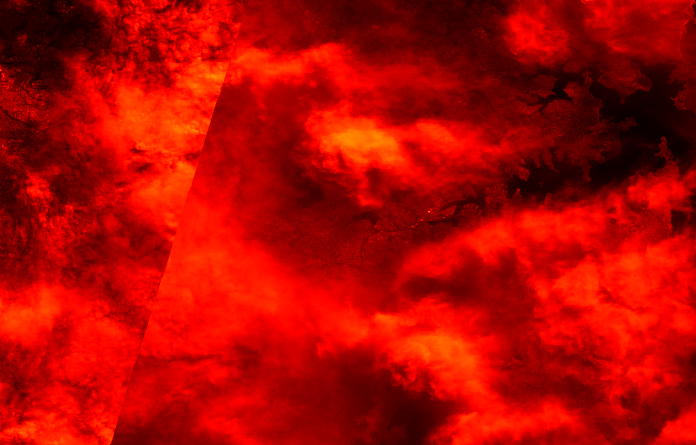
#> input picture Simulator 2/eeResults/sydney.tif, 696 x 445 px
$ python bushfireDetection.py
#> lines starting #> are read from the running program, lines starting #| are printed output that depends on the picture; after the words box and inside, x2 and y2 are one past the last pixel; in counts of white or black regions, pixels touching at a corner belong together; long printed decimals are rounded
import cv2
import numpy as np


from PIL import Image

# Open the TIFF file
tiff_file = "eeResults/sydney.tif"
image = Image.open(tiff_file)
#> image is the input picture: PIL image 696x445 RGB; mean R, G, B 176.9, 6.6, 0


image = np.array(image)
cv2.imwrite("eeResults/sydney.jpg", cv2.cvtColor(image, cv2.COLOR_RGB2BGR))

# Apply filter
lower1 = np.array([50, 0, 0])
upper1 = np.array([90, 2, 2])
mask = cv2.inRange(image, lower1, upper1)
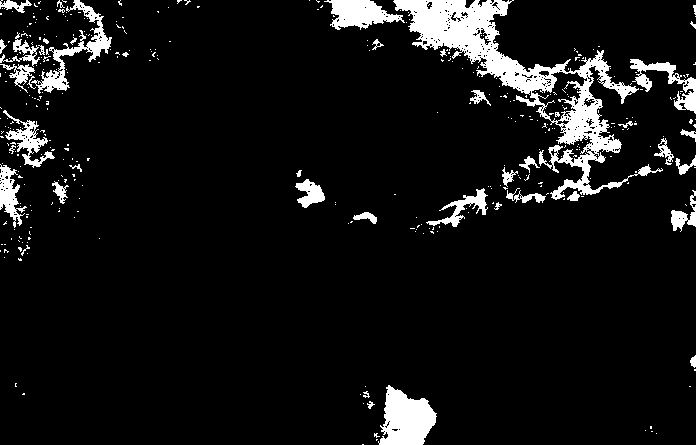
#> mask: shape (445, 696); 7.7% white; 375 white regions (333 under 20 px), largest, box (x1, y1, x2, y2) and area: (393, 0, 663, 200) 10553, (378, 385, 437, 445) 2327, (31, 0, 112, 94) 1534

white = 0
total = 0
for row in mask:
    for pixel in row:
        if (pixel == 255):
            white+=1
        total+=1
#> after the loop, total = 309720; white = 23902

ratio =white/total * 100
#> ratio = 7.72
print(ratio)
#| 7.717

# Display the image with detected blobs
cv2.imshow('Image with Blobs', mask)
cv2.waitKey(0)
cv2.destroyAllWindows()

$ run again, with Simulator 2/eeResults/bluemtn.tif copied over Simulator 2/eeResults/sydney.tif
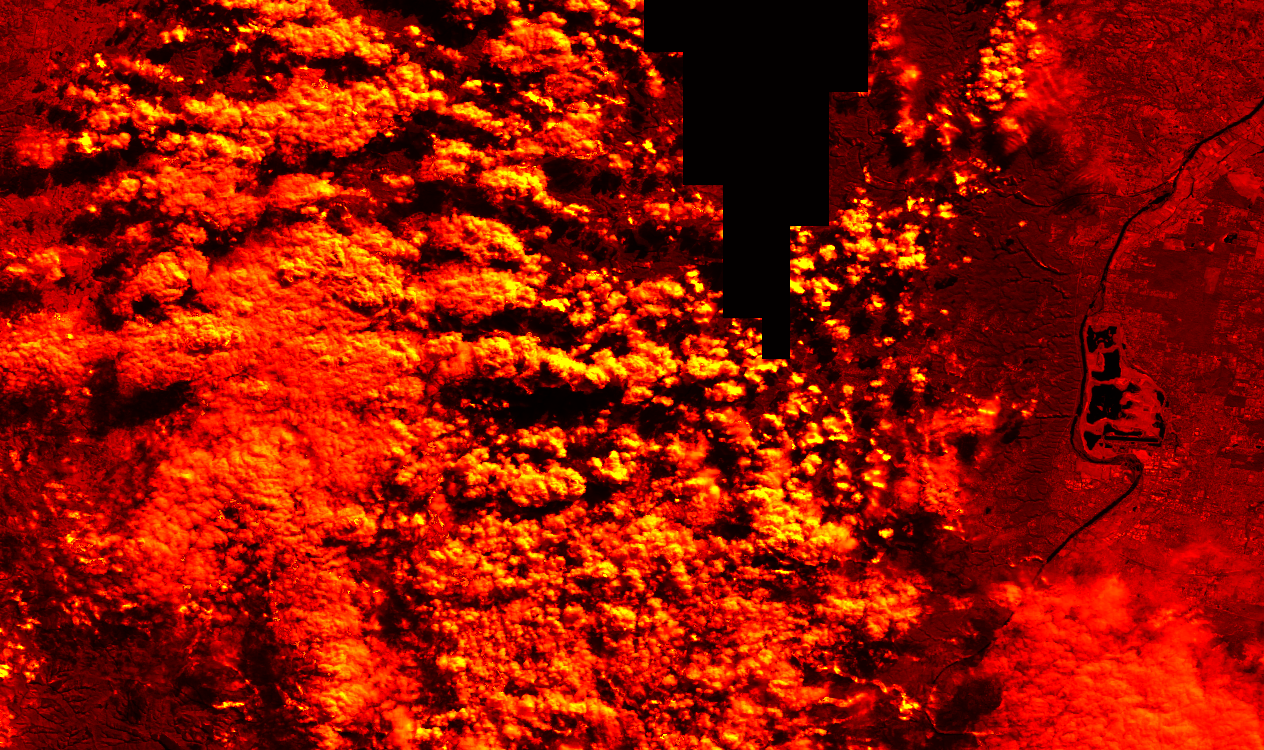
#> input picture Simulator 2/eeResults/bluemtn.tif, 1264 x 750 px
#> image is the input picture: PIL image 1264x750 RGB; mean R, G, B 147, 19.1, 0
#> `mask = cv2.inRange(image, lower1, upper1)`:
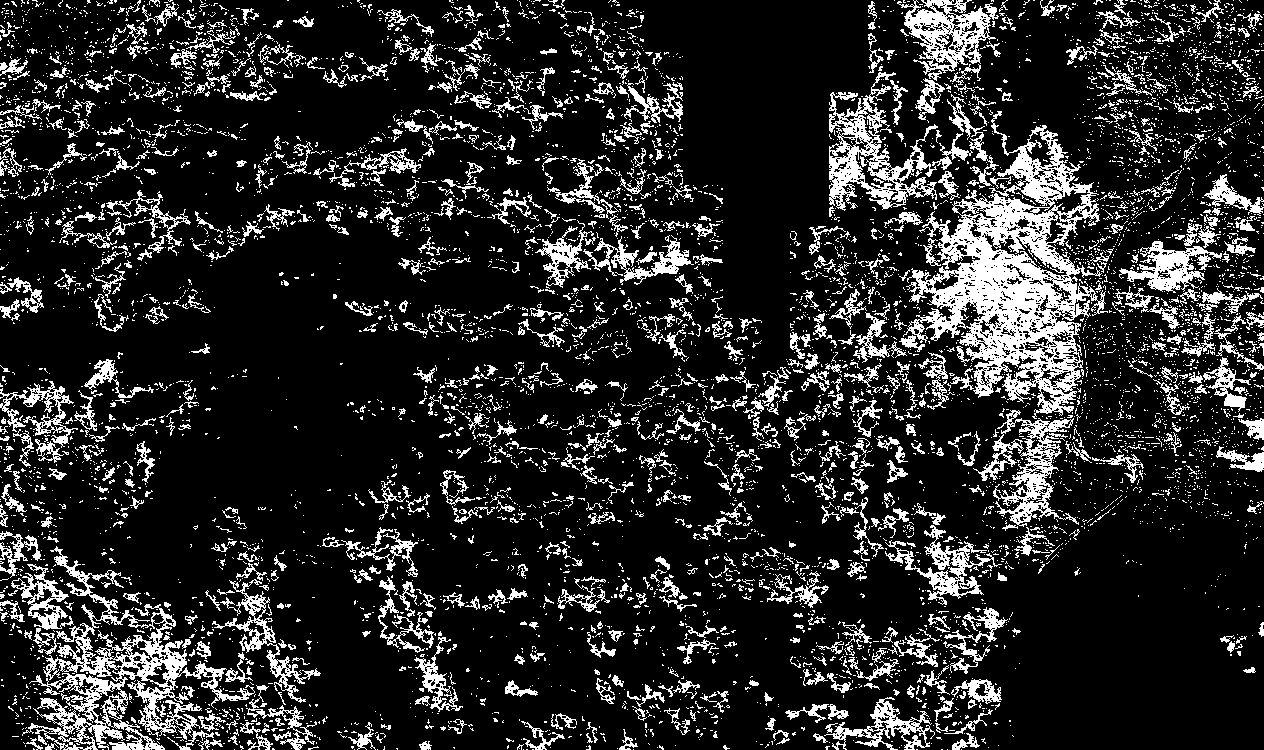
#> mask: shape (750, 1264); 16.2% white; 7254 white regions (6342 under 20 px), largest, box (x1, y1, x2, y2) and area: (903, 111, 1108, 419) 22048, (22, 546, 255, 750) 10697, (829, 72, 938, 211) 4885
#> after the loop `for row in mask:`: total = 948000; white = 153190
#> ratio = 16.16
#| 16.159

$ run again, with Simulator 2/eeResults/bluemtn_historic.tif copied over Simulator 2/eeResults/sydney.tif
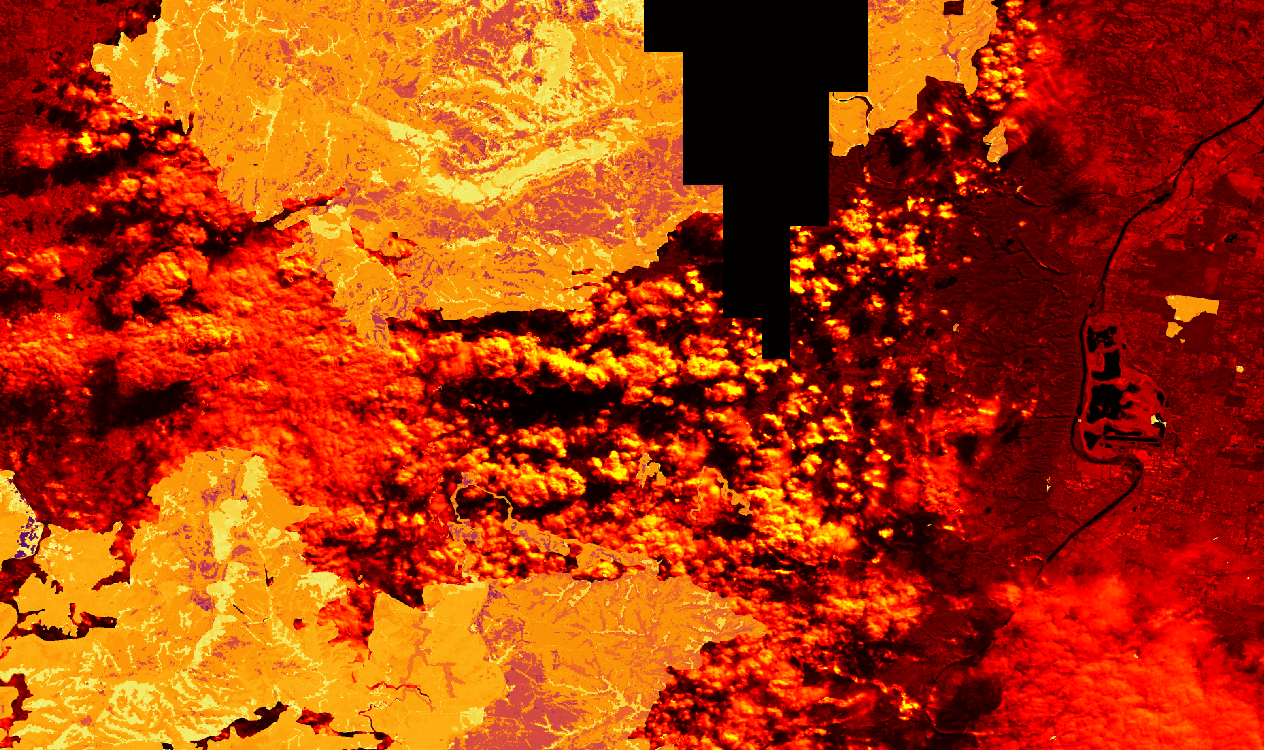
#> input picture Simulator 2/eeResults/bluemtn_historic.tif, 1264 x 750 px
#> image is the input picture: PIL image 1264x750 RGB; mean R, G, B 174.7, 58.7, 9.1
#> `mask = cv2.inRange(image, lower1, upper1)`:
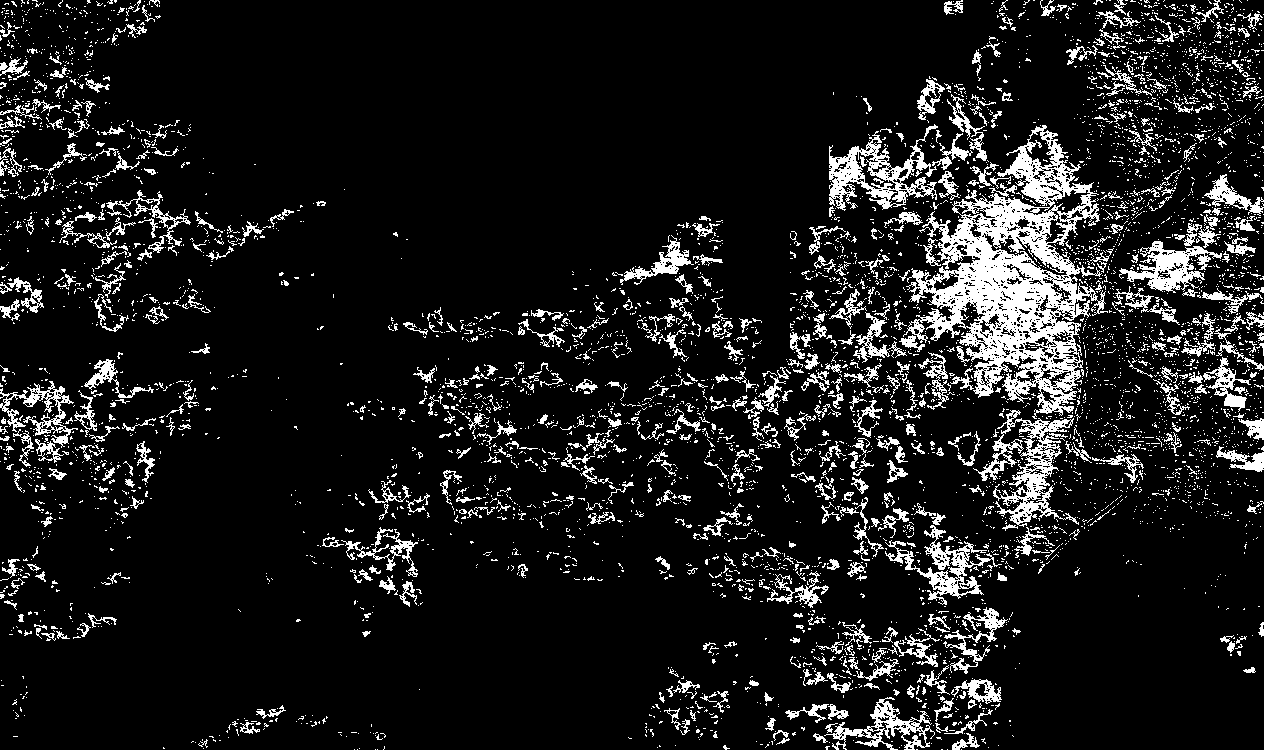
#> mask: shape (750, 1264); 10.8% white; 5550 white regions (4938 under 20 px), largest, box (x1, y1, x2, y2) and area: (903, 125, 1108, 419) 21772, (973, 410, 1079, 527) 3526, (829, 124, 938, 211) 3273
#> after the loop `for row in mask:`: total = 948000; white = 102245
#> ratio = 10.79
#| 10.785

$ run again, with Simulator 2/eeResults/comleroy.tif copied over Simulator 2/eeResults/sydney.tif
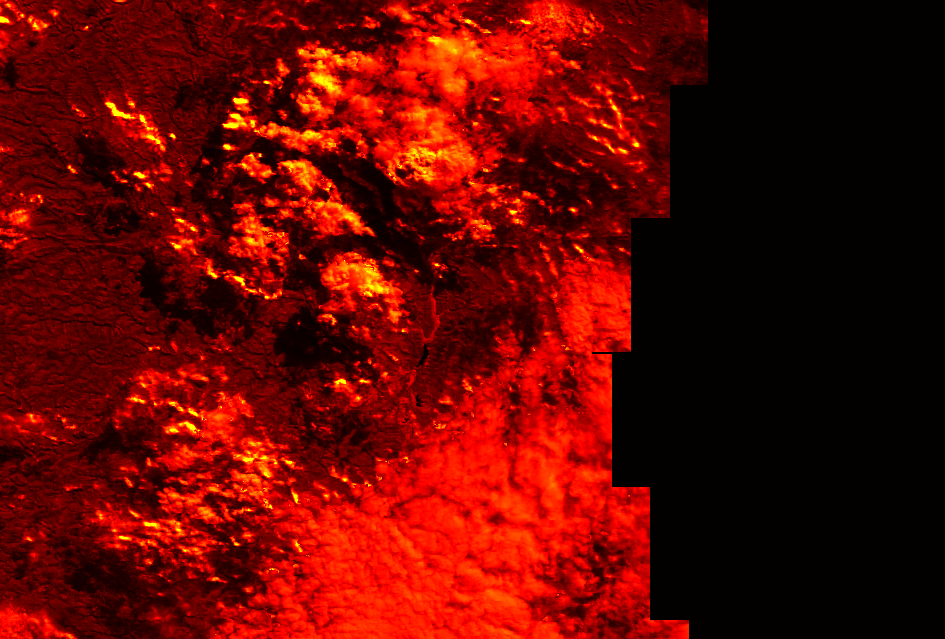
#> input picture Simulator 2/eeResults/comleroy.tif, 945 x 639 px
#> image is the input picture: PIL image 945x639 RGB; mean R, G, B 97.3, 6.3, 0
#> `mask = cv2.inRange(image, lower1, upper1)`:
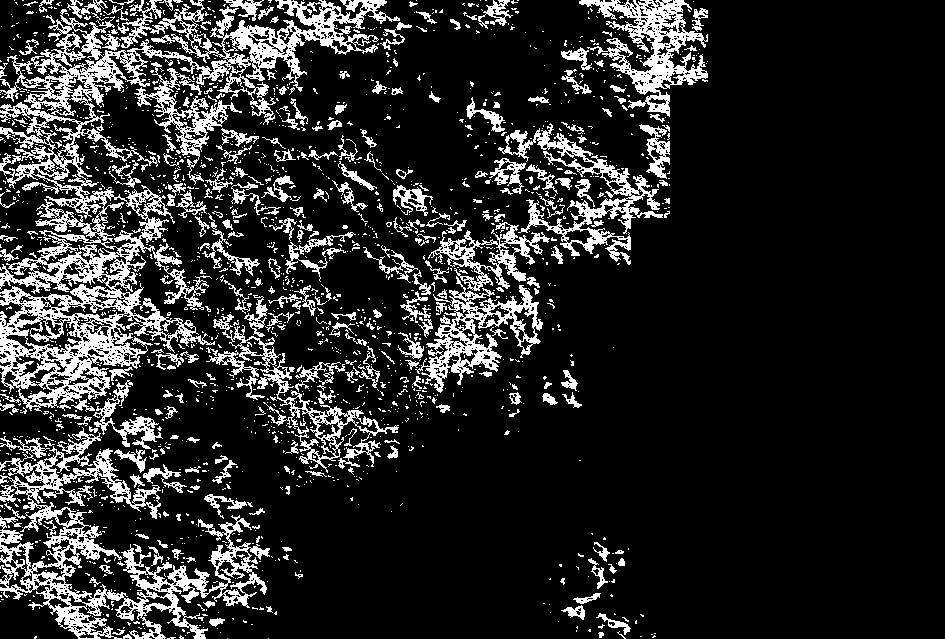
#> mask: shape (639, 945); 16.1% white; 1831 white regions (1554 under 20 px), largest, box (x1, y1, x2, y2) and area: (0, 0, 400, 412) 32254, (0, 427, 270, 639) 13471, (579, 0, 708, 117) 5047
#> after the loop `for row in mask:`: total = 603855; white = 97227
#> ratio = 16.1
#| 16.101
